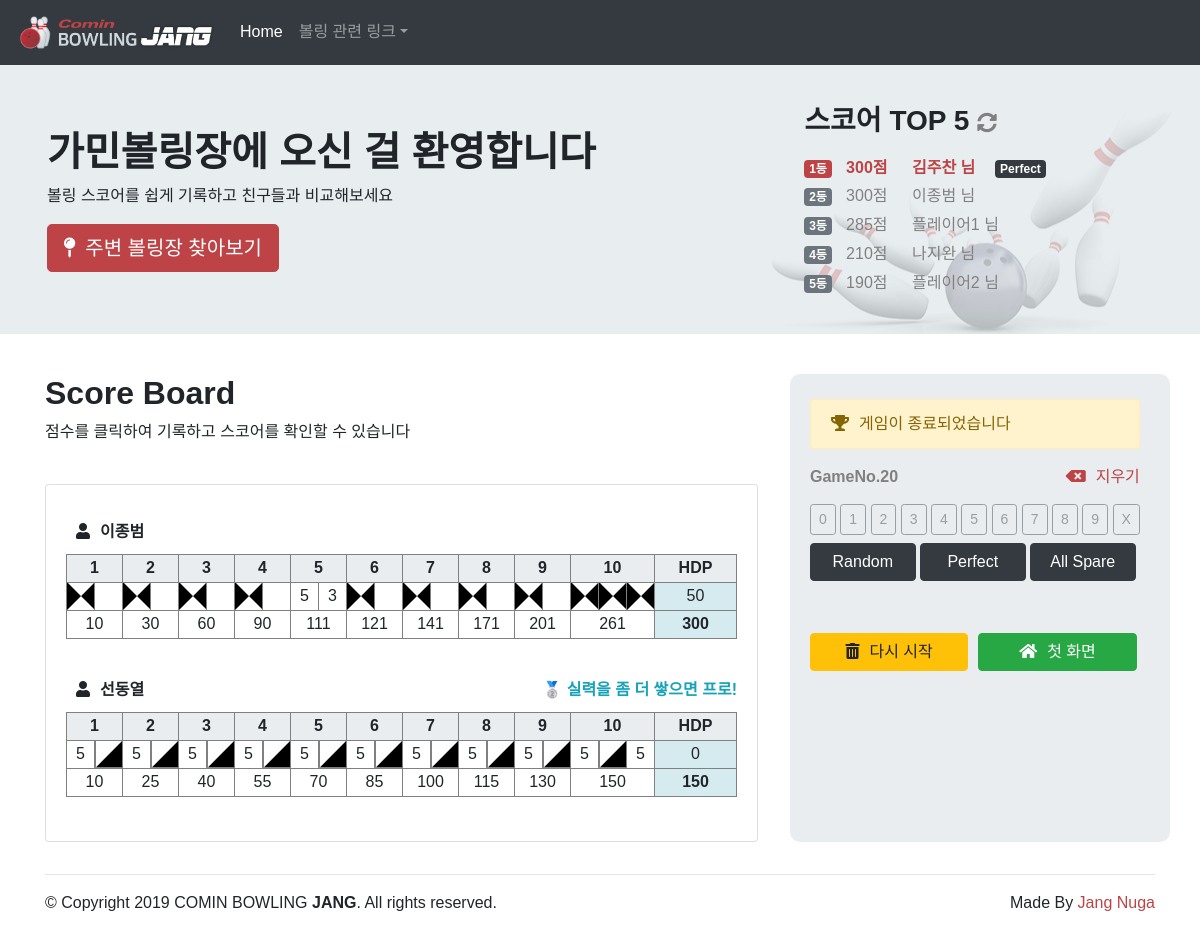
Page /play.php?gseq=20 on the committed database.
### tables this page shows
CREATE TABLE `NGJANG_SAVEDGAME` (
  `seq` int(11) NOT NULL,
  `gseq` int(11) DEFAULT NULL,
  `playerName` varchar(50) DEFAULT NULL,
  `ball_1_1` int(11) DEFAULT NULL,
  `ball_1_2` int(11) DEFAULT NULL,
  `ball_2_1` int(11) DEFAULT NULL,
  `ball_2_2` int(11) DEFAULT NULL,
  `ball_3_1` int(11) DEFAULT NULL,
  `ball_3_2` int(11) DEFAULT NULL,
  `ball_4_1` int(11) DEFAULT NULL,
  `ball_4_2` int(11) DEFAULT NULL,
  `ball_5_1` int(11) DEFAULT NULL,
  `ball_5_2` int(11) DEFAULT NULL,
  `ball_6_1` int(11) DEFAULT NULL,
  `ball_6_2` int(11) DEFAULT NULL,
  `ball_7_1` int(11) DEFAULT NULL,
  `ball_7_2` int(11) DEFAULT NULL,
  `ball_8_1` int(11) DEFAULT NULL,
  `ball_8_2` int(11) DEFAULT NULL,
  `ball_9_1` int(11) DEFAULT NULL,
  `ball_9_2` int(11) DEFAULT NULL,
  `ball_10_1` int(11) DEFAULT NULL,
  `ball_10_2` int(11) DEFAULT NULL,
  `ball_10_3` int(11) DEFAULT NULL,
  `score` int(11) DEFAULT NULL,
  `hdp` int(11) DEFAULT 0,
  `total` int(11) DEFAULT NULL,
  PRIMARY KEY (`seq`)
);

### pj/playing/setPlaying.php (called while the page is built, shortened)
<?php
    require "./pj/score/calcScore.php";
    $gseq = $_GET['gseq'];
    $sql = "select MIN(seq) as startSeq, MAX(seq) as endSeq from NGJANG_SAVEDGAME WHERE gseq=".$gseq;
    $result = mysqli_query($dbConn, $sql);
    $row = mysqli_fetch_array($result);
    $startSeq = $row['startSeq'];
    $sql = "SELECT S.*, M.* FROM NGJANG_SAVEDGAME AS S LEFT OUTER JOIN NGJANG_MASTER AS M ON S.gseq=M.seq
                WHERE S.gseq=".$gseq." ORDER BY S.seq ASC";
    $result = mysqli_query($dbConn, $sql);
    $row = mysqli_fetch_array($result);
    $userNumber = $row['userNumber'];
    list($pNum, $fNum, $bNum) = explode("_",$row['pinstatus']);
?>

### pj/playing/updateScore.php (called while the page is built, shortened)
<?php
    $s = new calcScore;
    $s->roll($row['ball_1_1']);
    if($row['ball_1_1'] != STRIKE_PIN) { $s->roll($row['ball_1_2']); }
    $s->roll($row['ball_2_1']);
    if($row['ball_2_1'] != STRIKE_PIN) { $s->roll($row['ball_2_2']); }
    $s->roll($row['ball_3_1']);
    if($row['ball_3_1'] != STRIKE_PIN) { $s->roll($row['ball_3_2']); }
    $s->roll($row['ball_4_1']);
    if($row['ball_4_1'] != STRIKE_PIN) { $s->roll($row['ball_4_2']); }
    $s->roll($row['ball_5_1']);
    if($row['ball_5_1'] != STRIKE_PIN) { $s->roll($row['ball_5_2']); }
    $s->roll($row['ball_6_1']);
    if($row['ball_6_1'] != STRIKE_PIN) { $s->roll($row['ball_6_2']); }
    $s->roll($row['ball_7_1']);
    if($row['ball_7_1'] != STRIKE_PIN) { $s->roll($row['ball_7_2']); }
    $s->roll($row['ball_8_1']);
    if($row['ball_8_1'] != STRIKE_PIN) { $s->roll($row['ball_8_2']); }
    $s->roll($row['ball_9_1']);
    if($row['ball_9_1'] != STRIKE_PIN) { $s->roll($row['ball_9_2']); }
    $s->roll($row['ball_10_1']);
    $s->roll($row['ball_10_2']);
    $s->roll($row['ball_10_3']);
    $frame10 = $s->score();
    $total = $frame10 + $row['hdp'];
    if($total > 300) {
        $total = 300;
    }
?>

### pj/score/calcScore.php (called while the page is built, shortened)
<?php
 class calcScore {
    public $rolls = array();
    public function roll($pins) {
        $this->rolls[] = $pins;
    }
    public function score() {
        $score = 0;
        $ballNum = 0;
        for ($frame = 0; $frame < self::MAX_FRAME; $frame++) {
            if ($this->isStrike($ballNum)) {
                $score += self::MAX_PIN + $this->rolls[$ballNum + 1] + $this->rolls[$ballNum + 2];;
                $ballNum++;
            }
            else if ($this->isSpare($ballNum)) {
                $score += self::MAX_PIN + $this->rolls[$ballNum + 2];;
                $ballNum += 2;
            }
            else {
                $score += $this->rolls[$ballNum] + $this->rolls[$ballNum + 1];
                $ballNum += 2;
            }
        }
        return $score;
    }
     private function isStrike($ballNum) {
         return $this->rolls[$ballNum] == self::MAX_PIN;
     }
     private function isSpare($ballNum) {
         return $this->rolls[$ballNum] + $this->rolls[$ballNum+1] == self::MAX_PIN;
     }
}

### pj/list/listRanking.php (the view, shortened to what this page needs)
<?php
$sql = "SELECT S.score, S.hdp, S.total, S.playerName, M.seq FROM NGJANG_SAVEDGAME AS S LEFT OUTER JOIN NGJANG_MASTER AS M ON S.gseq=M.seq ORDER BY S.total DESC, S.hdp ASC, M.endDate DESC LIMIT 1";
$result = mysqli_query($dbConn, $sql);
$row = mysqli_fetch_array($result);
    $playerName = $row['playerName'];
    $score = $row['score'];
    $total = $row['total'];
    $gseq = $row['seq'];
    $url = "./play.php?gseq=".$gseq;
    $perfect = "";
    if($score == 300)
        $perfect = "<span class=\"badge badge-dark\" style='margin-left: 20px;'>Perfect</span>";
    $listRanking = "<li class=\"blinking\" style='list-style: none; line-height: 1.8em;'> <span class=\"badge badge-primary\" style='margin-right: 10px;'>1등</span>
    <a href='".$url."' style='text-decoration: none;'><b>"."$total"."점 <span style='margin-left: 20px;'data-toggle=\"tooltip\" data-placement=\"right\" data-original-title=\"GameNo.".$gseq."\">".$playerName." 님</b></span></a>".$perfect."</li>";
$sql = "SELECT S.score, S.hdp, S.total, S.playerName, M.seq FROM NGJANG_SAVEDGAME AS S LEFT OUTER JOIN NGJANG_MASTER AS M ON S.gseq=M.seq ORDER BY S.total DESC, S.hdp ASC, M.endDate DESC LIMIT 5";
$result = mysqli_query($dbConn, $sql);
$rank = 2;
    while ($row = mysqli_fetch_array($result)) {
        $playerName = $row['playerName'];
        $total = $row['total'];
        $gseq = $row['seq'];
        $url = "./play.php?gseq=".$gseq;
        $perfect = "";
        $listRanking = $listRanking."<li style='list-style: none; line-height: 1.8em;'><span class=\"badge badge-secondary\" style='margin-right: 10px;'>".$rank."등</span>
        <a href='".$url."' style ='color: gray; text-decoration: none;'>"."$total"."점 <span style='margin-left: 20px;'data-toggle=\"tooltip\" data-placement=\"right\" data-original-title=\"GameNo.".$gseq."\">".$playerName." 님</a>".$perfect."<br></li>";
        $rank++;
    }

### view/playing.php (shortened to what this page needs)
<?php
    require "./pj/playing/setPlaying.php"; ?>
<div class="container" style="margin-bottom: 2em;">
	<form id="syForm" name="syForm" method="post">
        <div class="row">
            <div class="col-md-8" style="padding-top: 40px; padding-right: 2em;">
                <h2><b>Score Board</b></h2>
                <p>점수를 클릭하여 기록하고 스코어를 확인할 수 있습니다</p><br>
                <article>
                    <div class="card" id="card">
                        <div class="card-body">
                            <?php
                                for($thisPlayerNum = 1; $thisPlayerNum <= $userNumber; $thisPlayerNum++){
                                    $thisPlayerSeq = $startSeq + $thisPlayerNum - 1;
                                    $sql = "SELECT S.*, M.* FROM NGJANG_SAVEDGAME AS S LEFT OUTER JOIN NGJANG_MASTER AS M ON S.gseq=M.seq
                                            WHERE S.seq=".$thisPlayerSeq." ORDER BY S.seq ASC";
                                    $result = mysqli_query($dbConn, $sql);
                                    $row = mysqli_fetch_array($result);
                            ?>
                            <?php require './pj/playing/updateScore.php'; ?>
                            <div style="display:flex; margin-top:15px; margin-bottom: 10px; padding-left: 10px">
                                <div style="flex:1; text-align: left;">
                                    <i class="fas fa-user" style="padding-right: 10px;"></i><b><span id="player0_name"><?php echo $row['playerName']?></span></b>
                                </div>
                                <div id="player<?=$thisPlayerNum?>Alert" style="flex:1; text-align: right;"></div>
                            </div>
                            <?php require "./pj/playing/printTable.php";?>
                            <?php  }?>
                        </div>
                    </div>
                </article>
            </div>
            <div class="col-md-4" id="scoreInput" style="position: relative">
                <div style = "position: fixed; ">
                    <div class="alert alert-info" id="alert1" role="alert" style="height: 50px"></div>
                    <div style="display: flex; margin-top: 5px; margin-bottom: 5px;">
                        <div style="flex: 1; text-align: left; color: gray;"><b>GameNo.<?= $row['gseq'] ?></b></span></div>
                        <div style="flex: 1; text-align: right; margin-bottom: 10px;"><a href="#" onclick="deleteBtn()" style="text-decoration: none;"><i class="fas fa-backspace" style="padding-right: 10px;"></i>지우기</a></div>
                    </div>
                    <div>
                        <?php for ($i = 0; $i < MAX_PIN; $i++){ ?>
                        <button class="btn btn-danger btn-sm" id="btn<?= $i?>" value="<?= $i?>" type="button" onclick="insertBtn(this.value)"><?=$i?></button>
                        <?php } ?>
                        <button class="btn btn-danger btn-sm" id="btn10" value="10" type="button" onclick="insertBtn(this.value)" data-toggle="tooltip" data-placement="right" data-original-title="스트라이크">X</button>
                    </div>
                    <div style="margin-top: 8px;">
                        <button class="btn btn-dark btn-group-sm" id="btnRandom" type="button" style="width: 32%" onclick="randomBtn()" data-toggle="tooltip" data-placement="bottom" data-original-title="랜덤으로 점수 생성">Random</button>
                        <button class="btn btn-dark btn-group-sm" id="btnPerfect" type="button" style="width: 32%" onclick="gameBtn(10)" data-toggle="tooltip" data-placement="bottom" data-original-title="모든 프레임 스트라이크">Perfect</button>
                        <button class="btn btn-dark btn-group-sm" id="btnAllSpare" type="button" style="width: 32%" onclick="gameBtn(5)" data-toggle="tooltip" data-placement="bottom" data-original-title="모든 프레임 스페어 처리">All Spare</button>
                    </div>
                    <br><br>
                    <div class="row" style="margin-left: 0px; margin-right: 0px">
                        <button class="btn btn-warning my-1" id="btnReset" type="button" style="width: 48%; margin-right: 5px;" onclick="resetBtn()" ><i class="fas fa-trash-alt" style="padding-right: 10px;"></i>다시 시작</button>
                        <button class="btn btn-success my-1" id="btnHome" type="button" style="width: 48%; margin-left: 5px;" onclick="homeBtn()" ><i class="fas fa-home" style="padding-right: 10px;"></i>첫 화면</button>
                    </div>
                </div>
            </div>
        </div>
	</form>
</div>

### pj/playing/printTable.php (shortened to what this page needs)
<table class="table-score" border="1" width="100%">
    <tbody>
    <tr>
        <?php for($i = 1; $i < MAX_FRAME; $i++) { ?>
            <th colspan="2"><?= $i ?></th>
        <?php } ?>
        <th colspan="3">10</th>
        <th colspan="2">HDP</th>
    </tr>
    <tr>
        <?php
        $tableFrameNum = 0;
        for ($tablePinNum = 1; $tablePinNum < 22; $tablePinNum++) {
            if ($tablePinNum % 2 == 1) {
                $tableFrameNum = intval($tablePinNum / 2) + 1;
                $tableBallNum = $tablePinNum % 2;
            }
            else {
                $tableFrameNum = intval($tablePinNum / 2);
                $tableBallNum = $tablePinNum % 2 + 2;
            }
            if ($tablePinNum != 21) {
                if ($tableBallNum == 1 && $row['ball_' . $tableFrameNum . '_' . $tableBallNum] == STRIKE_PIN)
                    echo "<td id = 'p" . $thisPlayerNum . "b" . $tableFrameNum . '_' . $tableBallNum . "' class = 'strike'></td>";
                else if ($tableFrameNum == 10 && $row['ball_' . $tableFrameNum . '_' . $tableBallNum] == STRIKE_PIN)
                    echo "<td id = 'p" . $thisPlayerNum . "b" . $tableFrameNum . '_' . $tableBallNum . "' class = 'strike'></td>";
                else if ($row['ball_' . $tableFrameNum . '_1'] != STRIKE_PIN && $tableBallNum == 2 && $row['ball_' . $tableFrameNum . '_1'] + $row['ball_' . $tableFrameNum . '_2'] == SPARE_PIN)
                    echo "<td id = 'p" . $thisPlayerNum . "b" . $tableFrameNum . '_' . $tableBallNum . "' class = 'spare'></td>";
                else if ($row['ball_' . $tableFrameNum . '_1'] != STRIKE_PIN && $row['ball_' . $tableFrameNum . '_' . $tableBallNum] == '0')
                    echo "<td id = 'p" . $thisPlayerNum . "b" . $tableFrameNum . '_' . $tableBallNum . "' class = 'reset'>-</td>";
                else if ($row['ball_' . $tableFrameNum . '_' . $tableBallNum] == NULL)
                    echo "<td id = 'p" . $thisPlayerNum . "b" . $tableFrameNum . '_' . $tableBallNum . "' class = 'reset'></td>";
                else
                    echo "<td id = 'p" . $thisPlayerNum . "b" . $tableFrameNum . '_' . $tableBallNum . "' class = 'reset'>" . $row['ball_' . $tableFrameNum . '_' . $tableBallNum] . "</td>";
            }
            else {
                if ($row['ball_10_3'] == STRIKE_PIN)
                    echo "<td id = 'p".$thisPlayerNum."b10_3' class = 'strike'></td>";
                else if($row['ball_10_2'] != 10 && $row['ball_10_1'] + $row['ball_10_2'] != 10 && $row['ball_10_2']+$row['ball_10_3'] == 10)
                    echo "<td id = 'p".$thisPlayerNum."b10_3' class = 'spare'></td>";
                else if($row['ball_10_1']+$row['ball_10_2'] > 10 && $row['ball_10_3'] == '0')
                    echo "<td id = 'p".$thisPlayerNum."b10_3' class = 'reset'>-</td>";
                else if($row['ball_10_3'] == NULL)
                    echo "<td id = 'p".$thisPlayerNum."b10_3' class = 'reset'></td>";
                else
                    echo"<td id = 'p".$thisPlayerNum."b10_3' class = 'reset'>".$row['ball_10_3']."</td>";
            }
        }
        ?>
        <td colspan="2" bgcolor="#D6EBF0"><div id="hdp"><?php echo $row['hdp']?></div></td>
    </tr>
    <tr>
        <?php for($i = 1; $i < MAX_FRAME; $i++) { ?>
            <td id="p<?=$thisPlayerNum?>f<?=$i?>" class="" colspan="2">
                    <span id="player0_<?=${"frame".$i}?>">
                        <?php if($pNum > $thisPlayerNum && $fNum == $i)
                            echo ${"frame".$i};
                        else if($fNum > $i)
                            echo ${"frame".$i};
                        else {};?>
                    </span>
            </td>
        <?php }?>
        <td id="p<?=$thisPlayerNum?>f10" colspan="3">
                <span id="player0_frame10">
                    <?php if($pNum > $thisPlayerNum && $fNum == 10)
                        echo $frame10;
                    else if($fNum > 10)
                        echo $frame10;
                    else {};?>
                </span>
        </td>
        <td colspan="2" bgcolor="#D6EBF0"><b>
                <span id="score">
                    <?php if($total > 300)
                    echo $total?>
                </span></b>
        </td>
    </tr>
    </tbody>
</table><br>

### css/style.css (style rules this page uses)
body { font-family: "Nanum Gothic", sans-serif; padding-top: 50px; padding-bottom: 20px; }
th { background-color : #E9EDF0; text-align: center; vertical-align: center; }
tr { height: 28px; vertical-align: center; }
td { width: 28px; text-align: center; }
a { color: black; text-decoration: none; }
.spare { background: url('../img/spare.png'); background-size: 100% 100%; }
.strike { background: url('../img/strike.png'); background-size: 100% 100%; }
.reset { background-color: white; }
.blinking { -webkit-animation:blink 1.5s ease-in-out infinite alternate; -moz-animation:blink 1.5s ease-in-out infinite alternate; animation:blink 1.5s ease-in-out infinite alternate; }
#scoreInput { margin-top:40px; padding-top: 25px; padding-bottom: 25px; padding-left: 20px; padding-right: 20px; background-color: #E9EDF0; border-radius: 10px 10px / 10px 10px; }

### rows in the picture
ngjang_savedgame: total "300", playerName "김주찬"
ngjang_savedgame: total "300", playerName "이종범", ball_1_1 10 (drawn), ball_2_1 10 (drawn), ball_3_1 10 (drawn), ball_4_1 10 (drawn), ball_5_1 "5", ball_5_2 "3", ball_6_1 10 (drawn), ball_7_1 10 (drawn), ball_8_1 10 (drawn), ball_9_1 10 (drawn), ball_10_1 10 (drawn), ball_10_2 10 (drawn), ball_10_3 10 (drawn), hdp "50", i "10", i "30", i "60", i "90", i "111", i "121", i "141", i "171", i "201", frame10 "261", hdp "300"
ngjang_savedgame: total "285", playerName "플레이어1"
ngjang_savedgame: total "210", playerName "나지완"
ngjang_savedgame: total "190", playerName "플레이어2"
ngjang_savedgame: playerName "선동열", ball_1_1 "5", ball_2_1 "5", ball_3_1 "5", ball_4_1 "5", ball_5_1 "5", ball_6_1 "5", ball_7_1 "5", ball_8_1 "5", ball_9_1 "5", ball_10_1 "5", ball_10_3 "5", hdp "0", i "10", i "25", i "40", i "55", i "70", i "85", i "100", i "115", i "130", frame10 "150", hdp "150", gseq "20"
